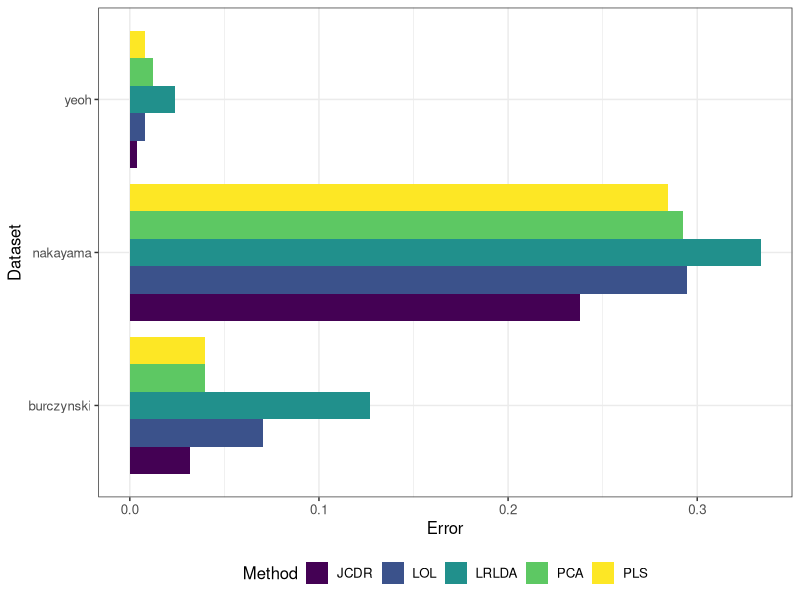
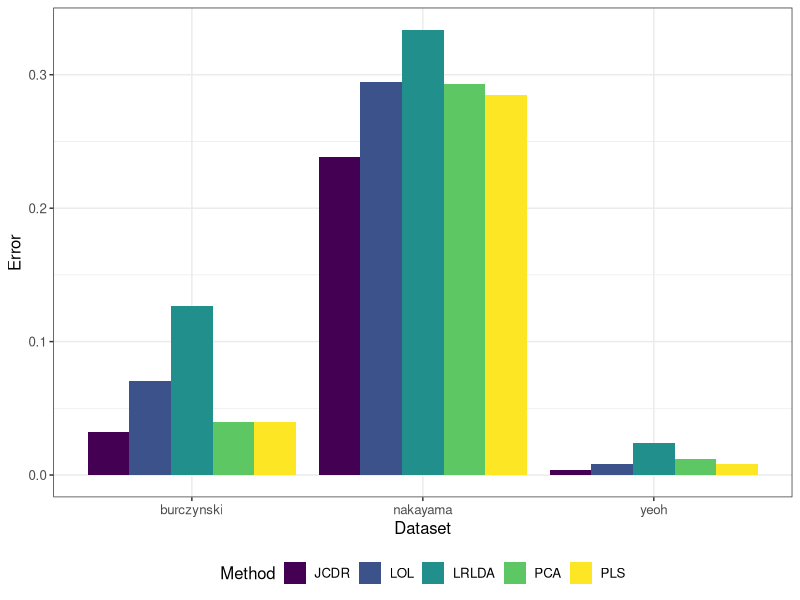

Recreate these plots in R, in order.
library(ggplot2)
library(viridis)
# data
data <- data.frame(
  Dataset = c("yeoh", "yeoh", "yeoh", "yeoh","yeoh",
              "burczynski", "burczynski", "burczynski", "burczynski", "burczynski",
              "nakayama", "nakayama", "nakayama", "nakayama", "nakayama"),
  Method = rep(c("PCA", "LRLDA", "PLS", 'LOL', 'JCDR'),3),
  Error = c(0.012, 0.024, 0.00801, 0.00801, 0.004,
            0.0397435897435897, 0.126923076923077, 0.0397435897435897,0.0705128205128205, 0.03205128,
            0.292727272727273, 0.333636363636364, 0.284545454545455,0.294545454545455, 0.2381818)
)

#horizontal plot
ggplot(data, aes(x=Error, y=Dataset, fill=Method)) +
  geom_bar(stat="identity", position=position_dodge()) +
  theme_bw() +
  theme(legend.position="bottom") +
  labs(x="Error", y="Dataset", fill="Method")+
  scale_fill_viridis(discrete = TRUE, option = "D") +  # 使用Viridis的配色方案
  theme(
    plot.title = element_text(hjust = 0.5),
    text = element_text(size = 12),
    legend.position = "bottom"
  )

# vertical plot
ggplot(data, aes(x=Dataset, y=Error, fill=Method)) +
  geom_bar(stat="identity", position=position_dodge()) +
  theme_bw() +
  theme(legend.position="bottom") +
  labs(x="Dataset", y="Error", fill="Method")+
  scale_fill_viridis(discrete = TRUE, option = "D") +  # 使用Viridis的配色方案
  theme(
    plot.title = element_text(hjust = 0.5),
    text = element_text(size = 12),
    legend.position = "bottom"
  )
